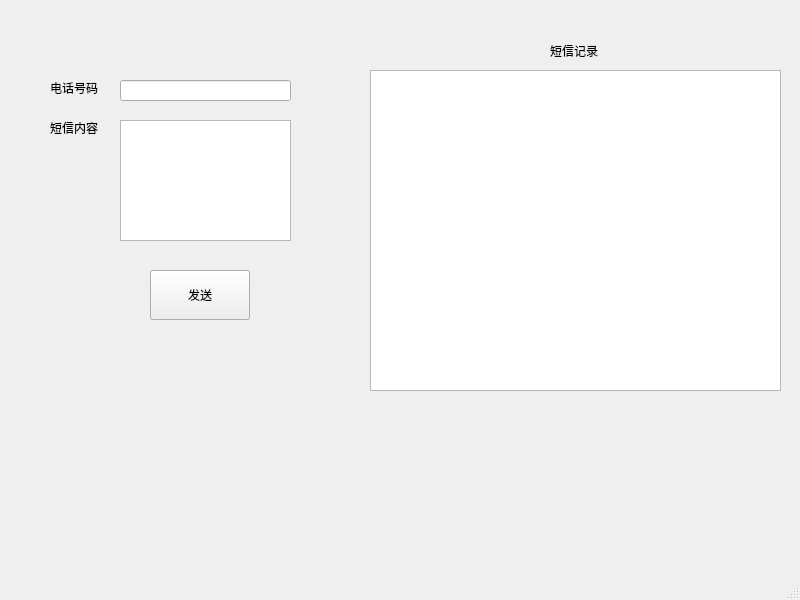
<?xml version="1.0" encoding="UTF-8"?>
<ui version="4.0">
 <class>SMSPage</class>
 <widget class="QMainWindow" name="SMSPage">
  <property name="geometry">
   <rect>
    <x>0</x>
    <y>0</y>
    <width>800</width>
    <height>600</height>
   </rect>
  </property>
  <property name="windowTitle">
   <string>短信界面</string>
  </property>
  <widget class="QWidget" name="centralwidget">
   <widget class="QPushButton" name="sendButton">
    <property name="geometry">
     <rect>
      <x>150</x>
      <y>270</y>
      <width>100</width>
      <height>50</height>
     </rect>
    </property>
    <property name="text">
     <string>发送</string>
    </property>
   </widget>
   <widget class="QLabel" name="label">
    <property name="geometry">
     <rect>
      <x>50</x>
      <y>80</y>
      <width>58</width>
      <height>16</height>
     </rect>
    </property>
    <property name="text">
     <string>电话号码</string>
    </property>
   </widget>
   <widget class="QLabel" name="label_2">
    <property name="geometry">
     <rect>
      <x>50</x>
      <y>120</y>
      <width>58</width>
      <height>16</height>
     </rect>
    </property>
    <property name="text">
     <string>短信内容</string>
    </property>
   </widget>
   <widget class="QTextEdit" name="smsContent">
    <property name="geometry">
     <rect>
      <x>120</x>
      <y>120</y>
      <width>171</width>
      <height>121</height>
     </rect>
    </property>
   </widget>
   <widget class="QLineEdit" name="sendNum">
    <property name="geometry">
     <rect>
      <x>120</x>
      <y>80</y>
      <width>171</width>
      <height>21</height>
     </rect>
    </property>
    <property name="text">
     <string/>
    </property>
   </widget>
   <widget class="QLabel" name="smsLogLabel">
    <property name="geometry">
     <rect>
      <x>550</x>
      <y>40</y>
      <width>61</width>
      <height>21</height>
     </rect>
    </property>
    <property name="text">
     <string>短信记录</string>
    </property>
   </widget>
   <widget class="QTableView" name="smsTableView">
    <property name="geometry">
     <rect>
      <x>370</x>
      <y>70</y>
      <width>411</width>
      <height>321</height>
     </rect>
    </property>
   </widget>
  </widget>
  <widget class="QMenuBar" name="menubar">
   <property name="geometry">
    <rect>
     <x>0</x>
     <y>0</y>
     <width>800</width>
     <height>21</height>
    </rect>
   </property>
  </widget>
  <widget class="QStatusBar" name="statusbar"/>
 </widget>
 <resources/>
 <connections/>
</ui>
